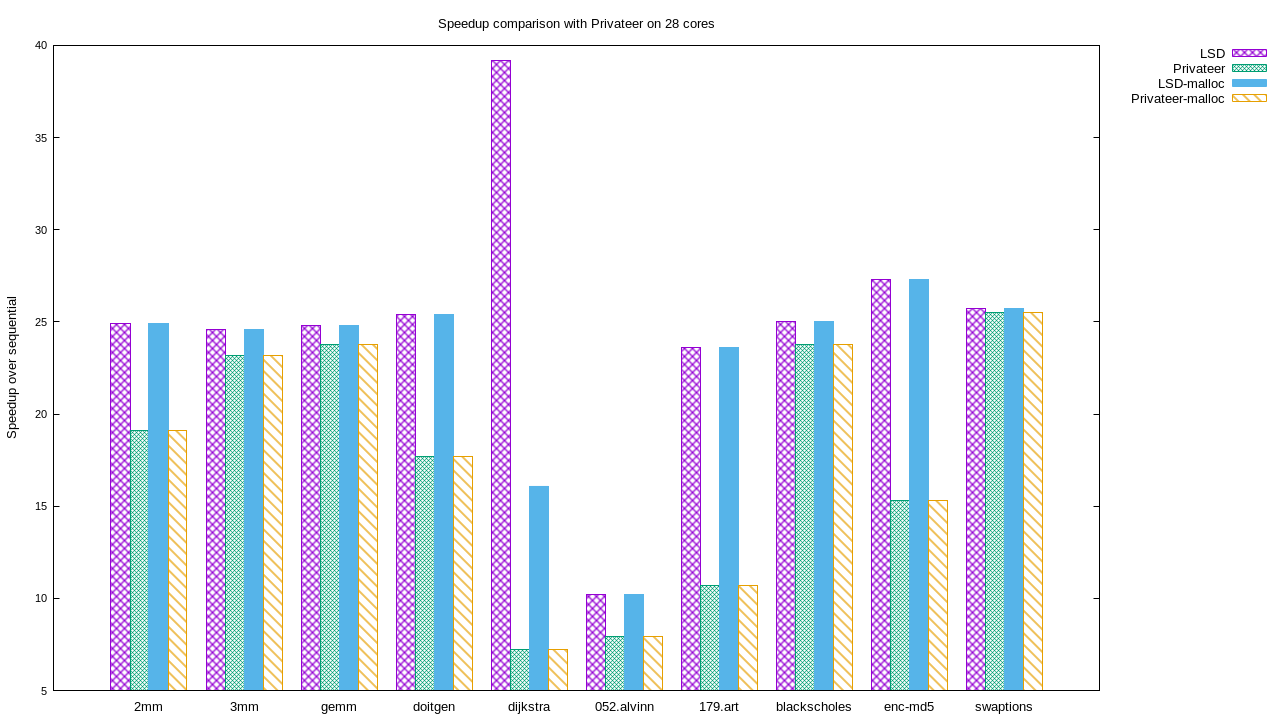

The gnuplot source for this figure:
set terminal pngcairo enhanced font "arial,10" fontscale 1.0 size 1280, 720
set output "comparison.png"

reset

set key rmargin
set style increment default

set grid noxtics
set noxtics
set ytics norangelimit autofreq font ",8"
set xtics border in scale 0,0 nomirror autojustify
# set xtics norangelimit font ",8"
# set xtics ()
set style data histograms
# set style histogram cluster title textcolor lt -1 offset character 0, -1
set style histogram cluster gap 1
# set xlabel offset character 0, -2, 0 font "Helvetica,8" textcolor lt -1 norotate
set ylabel "Speedup over sequential"

set style fill pattern 1 border
# set boxwidth 0.8

# set yrange [:120]
set title "Speedup comparison with Privateer on 28 cores"
# plot newhistogram "2mm" lt 1, 'comparison.dat' using 1
plot 'comparison.dat' using 1:xtic(5) title 'LSD', '' using 2 title 'Privateer', '' using 3 title 'LSD-malloc', '' using 4 title 'Privateer-malloc'
